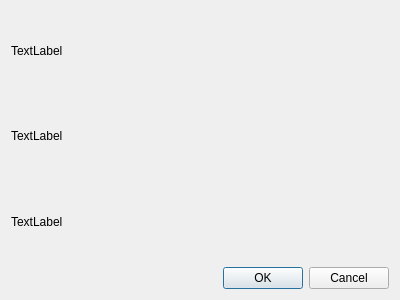
<?xml version="1.0" encoding="UTF-8"?>
<ui version="4.0">
 <class>info</class>
 <widget class="QDialog" name="info">
  <property name="geometry">
   <rect>
    <x>0</x>
    <y>0</y>
    <width>400</width>
    <height>300</height>
   </rect>
  </property>
  <property name="windowTitle">
   <string>Dialog</string>
  </property>
  <layout class="QVBoxLayout" name="verticalLayout">
   <item>
    <widget class="QLabel" name="lVertion">
     <property name="text">
      <string>TextLabel</string>
     </property>
    </widget>
   </item>
   <item>
    <widget class="QLabel" name="lDateCration">
     <property name="text">
      <string>TextLabel</string>
     </property>
    </widget>
   </item>
   <item>
    <widget class="QLabel" name="lAuteur">
     <property name="text">
      <string>TextLabel</string>
     </property>
    </widget>
   </item>
   <item>
    <widget class="QDialogButtonBox" name="buttonBox">
     <property name="orientation">
      <enum>Qt::Horizontal</enum>
     </property>
     <property name="standardButtons">
      <set>QDialogButtonBox::Cancel|QDialogButtonBox::Ok</set>
     </property>
    </widget>
   </item>
  </layout>
 </widget>
 <resources/>
 <connections>
  <connection>
   <sender>buttonBox</sender>
   <signal>accepted()</signal>
   <receiver>info</receiver>
   <slot>accept()</slot>
   <hints>
    <hint type="sourcelabel">
     <x>248</x>
     <y>254</y>
    </hint>
    <hint type="destinationlabel">
     <x>157</x>
     <y>274</y>
    </hint>
   </hints>
  </connection>
  <connection>
   <sender>buttonBox</sender>
   <signal>rejected()</signal>
   <receiver>info</receiver>
   <slot>reject()</slot>
   <hints>
    <hint type="sourcelabel">
     <x>316</x>
     <y>260</y>
    </hint>
    <hint type="destinationlabel">
     <x>286</x>
     <y>274</y>
    </hint>
   </hints>
  </connection>
 </connections>
</ui>
